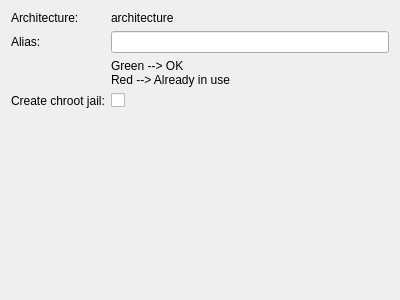
<?xml version="1.0" encoding="UTF-8"?>
<ui version="4.0">
 <class>WizardPage</class>
 <widget class="QWizardPage" name="WizardPage">
  <property name="geometry">
   <rect>
    <x>0</x>
    <y>0</y>
    <width>400</width>
    <height>300</height>
   </rect>
  </property>
  <property name="windowTitle">
   <string>WizardPage</string>
  </property>
  <property name="locale">
   <locale language="English" country="UnitedStates"/>
  </property>
  <property name="title">
   <string>Choose project alias</string>
  </property>
  <property name="subTitle">
   <string>Choose an alias for the project, and choose to create a chroot jail now (can be done later).</string>
  </property>
  <layout class="QFormLayout" name="formLayout">
   <property name="fieldGrowthPolicy">
    <enum>QFormLayout::ExpandingFieldsGrow</enum>
   </property>
   <item row="0" column="0">
    <widget class="QLabel" name="label_3">
     <property name="text">
      <string>Architecture:</string>
     </property>
    </widget>
   </item>
   <item row="0" column="1">
    <widget class="QLabel" name="architectureLabel">
     <property name="text">
      <string>architecture</string>
     </property>
    </widget>
   </item>
   <item row="1" column="0">
    <widget class="QLabel" name="label_4">
     <property name="text">
      <string>Alias:</string>
     </property>
    </widget>
   </item>
   <item row="1" column="1">
    <widget class="QLineEdit" name="aliasLineEdit"/>
   </item>
   <item row="2" column="1">
    <widget class="QLabel" name="label_6">
     <property name="text">
      <string>Green --&gt; OK
Red --&gt; Already in use</string>
     </property>
    </widget>
   </item>
   <item row="3" column="0">
    <widget class="QLabel" name="label_5">
     <property name="text">
      <string>Create chroot jail:</string>
     </property>
    </widget>
   </item>
   <item row="3" column="1">
    <widget class="QCheckBox" name="createChrootCheckBox">
     <property name="text">
      <string/>
     </property>
    </widget>
   </item>
  </layout>
 </widget>
 <resources/>
 <connections/>
</ui>
